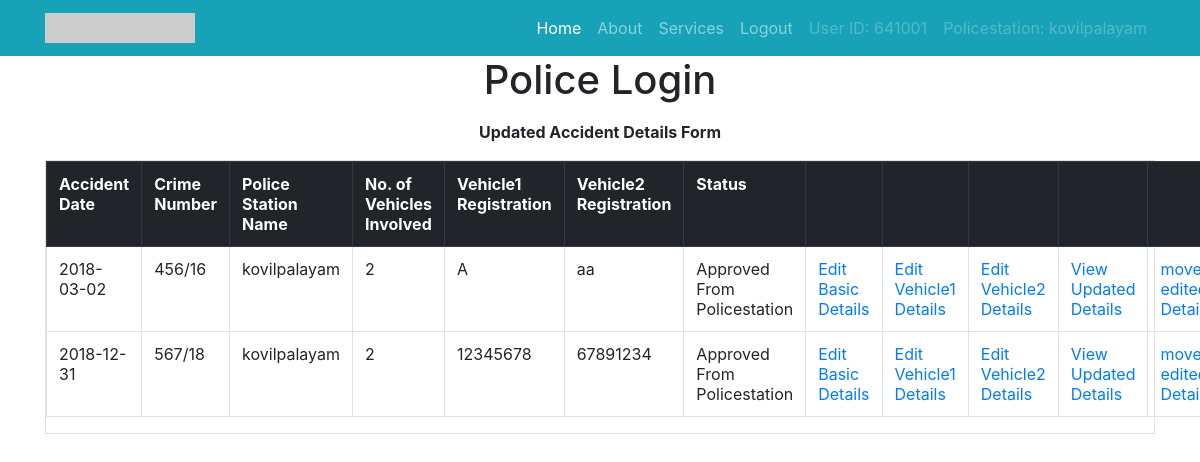
/police/check.php (signed in), run on the app's committed database.
### tables this page shows
CREATE TABLE `basic` (
  `zone` varchar(20) NOT NULL,
  `dis` varchar(20) NOT NULL,
  `rto` varchar(30) NOT NULL,
  `unit` varchar(30) NOT NULL,
  `psta` varchar(30) NOT NULL,
  `cno` varchar(15) NOT NULL,
  `placeofaccident` varchar(100) NOT NULL,
  `latitude` varchar(8) NOT NULL,
  `longitude` varchar(8) NOT NULL,
  `ipc` varchar(10) NOT NULL,
  `ioth1` varchar(20) NOT NULL,
  `natureofaccident` varchar(50) NOT NULL,
  `ioth2` varchar(50) NOT NULL,
  `accidentdate` date NOT NULL,
  `accidenttime` time NOT NULL,
  `numberofvehiclesinvolved` int(10) NOT NULL,
  `vehicle1` varchar(30) NOT NULL,
  `vehicle2` varchar(30) NOT NULL,
  `image` varchar(100) NOT NULL,
  `collisiontype` varchar(50) NOT NULL,
  `coth` varchar(50) NOT NULL,
  `junctiontype` varchar(50) NOT NULL,
  `joth` varchar(50) NOT NULL,
  `junctioncontrol` varchar(50) NOT NULL,
  `jcoth` varchar(50) NOT NULL,
  `roadcategory` varchar(50) NOT NULL,
  `roth` varchar(50) NOT NULL,
  `roadnarrowing` varchar(50) NOT NULL,
  `rnoth` varchar(50) NOT NULL,
  `lightconditions` varchar(50) NOT NULL,
  `loth` varchar(50) NOT NULL,
  `climate` varchar(50) NOT NULL,
  `cloth` varchar(50) NOT NULL,
  `status` varchar(50) NOT NULL
);

### police/check.php (the view, shortened to what this page needs)
   <?php
                            if(isset($_SESSION['id']) && !empty($_SESSION['id'])) {
                        ?>
                        <?php
                        include_once("connect.php");
 $id = $_SESSION['id'];
$result = mysqli_query($mysqli, "SELECT * FROM login WHERE id='$id'");
while($res = mysqli_fetch_array($result))
{
$psta = $res['psta'];
}
                            }
                            ?>
<!DOCTYPE HTML PUBLIC>
<html>
<head>
<link rel="stylesheet" type="text/css" href="https://maxcdn.bootstrapcdn.com/bootstrap/4.0.0/css/bootstrap.min.css">
    <link href="../header/vendor/bootstrap/css/bootstrap.min.css" rel="stylesheet">
    <link href="../header/css/logo-nav.css" rel="stylesheet">
</head>
<body>
<nav class="navbar navbar-expand-lg navbar-dark bg-info fixed-top">
      <div class="container">
        <a class="navbar-brand" href="#">
          <img src="http://placehold.it/300x60?text=Logo" width="150" height="30" alt="">
        </a>
        <div class="collapse navbar-collapse" id="navbarResponsive">
          <ul class="navbar-nav ml-auto">
            <li class="nav-item active">
              <a class="nav-link" href="#">Home
              </a>
            </li>
            <li class="nav-item">
              <a class="nav-link" href="#">About</a>
            </li>
            <li class="nav-item">
              <a class="nav-link" href="#">Services</a>
            </li>
            <li class="nav-item">
              <a class="nav-link" href="../logout.php">Logout</a>
            </li>
            <li class="nav-item">
        <a class="nav-link disabled" >User ID: <?php echo $id;
?></a>
      </li>
      <li class="nav-item">
        <a class="nav-link disabled">Policestation: <?php echo $psta;
?></a>
      </li>
          </ul>
        </div>
      </div>
    </nav>
<h1><center>Police Login</center></h1>
<p><b><center>Updated Accident Details Form</center></b></p>
<div class="container">
<div class="table table-bordered " >
   <div class="table">
    <div class="thead-dark">
   <?php
   $dbhost = 'localhost:3306';
   $dbuser = 'root';
   $dbpass = '';
   $dbname = 'police';
   $conn = mysqli_connect($dbhost, $dbuser, $dbpass,$dbname);
   $sql= "SELECT psta,cno,accidentdate,numberofvehiclesinvolved,vehicle1,vehicle2,status FROM basic  WHERE psta='$psta'";
    if($result = mysqli_query($conn, $sql)) {
      if(mysqli_num_rows($result) > 0) {
         echo "<table>";
         echo "<tr>";
         echo "<th>Accident Date</th>";
         echo "<th>Crime Number</th>";
         echo "<th>Police Station Name</th>";
         echo "<th>No. of Vehicles Involved</th>";
         echo "<th>Vehicle1 Registration</th>";
         echo "<th>Vehicle2 Registration</th>";
         echo "<th>Status </th>";
         echo "<th></th>";
         echo "<th></th>";
         echo "<th></th>";
         echo "<th></th>";
         echo "<th></th>";
         echo "</tr>";
         while($row = mysqli_fetch_array($result)){
            echo "<tr>";
            echo "<td>" . $row['accidentdate'] . "</td>";
            echo "<td>" . $row['cno'] . "</td>";
            echo "<td>" . $row['psta'] . "</td>";
            echo "<td>" . $row['numberofvehiclesinvolved'] . "</td>";
            echo "<td>" . $row['vehicle1'] . "</td>";
            echo "<td>" . $row['vehicle2'] . "</td>";
            echo "<td>" . $row['status'] . "</td>";
            echo "<td><a href='test.php?crimenumber=" . $row['cno'] . "'>Edit Basic Details</a></td>";
            echo "<td><a href='basicedit.php?crimenumber=" . $row['cno'] . "'>Edit Vehicle1 Details</a></td>";
            echo "<td><a href='v2ed.php?crimenumber=" . $row['cno'] . "'>Edit Vehicle2 Details</a></td>";
            echo "<td><a href='policedetail.php?crimenumber=" . $row['cno'] . "'>View Updated Details</a></td>";
           echo "<td><a href='basiccopy.php?crimenumber=" . $row['cno'] . "'>move edited Details</a></td>";
            echo "</tr>";
         }
         echo "</table>";
      } else {
         echo "No records matching your query were found.";
      }
   } else {
      echo "ERROR: Could not able to execute $sql. " . mysqli_error($conn);
   }
?>
</div>
</div>
</div>
</div>
</body>
</html>

### header/css/logo-nav.css (style rules this page uses)
body { padding-top: 54px; }
@media (min-width: 992px) { body { padding-top: 56px; } }

### data on the page
basic: accidentdate "2018-03-02", cno "456/16", psta "kovilpalayam", numberofvehiclesinvolved "2", vehicle1 "A", vehicle2 "aa", status "Approved From Policestation"
basic: accidentdate "2018-12-31", cno "567/18", psta "kovilpalayam", numberofvehiclesinvolved "2", vehicle1 "12345678", vehicle2 "67891234", status "Approved From Policestation"

### other printed values
$id "641001"
$psta "kovilpalayam"
